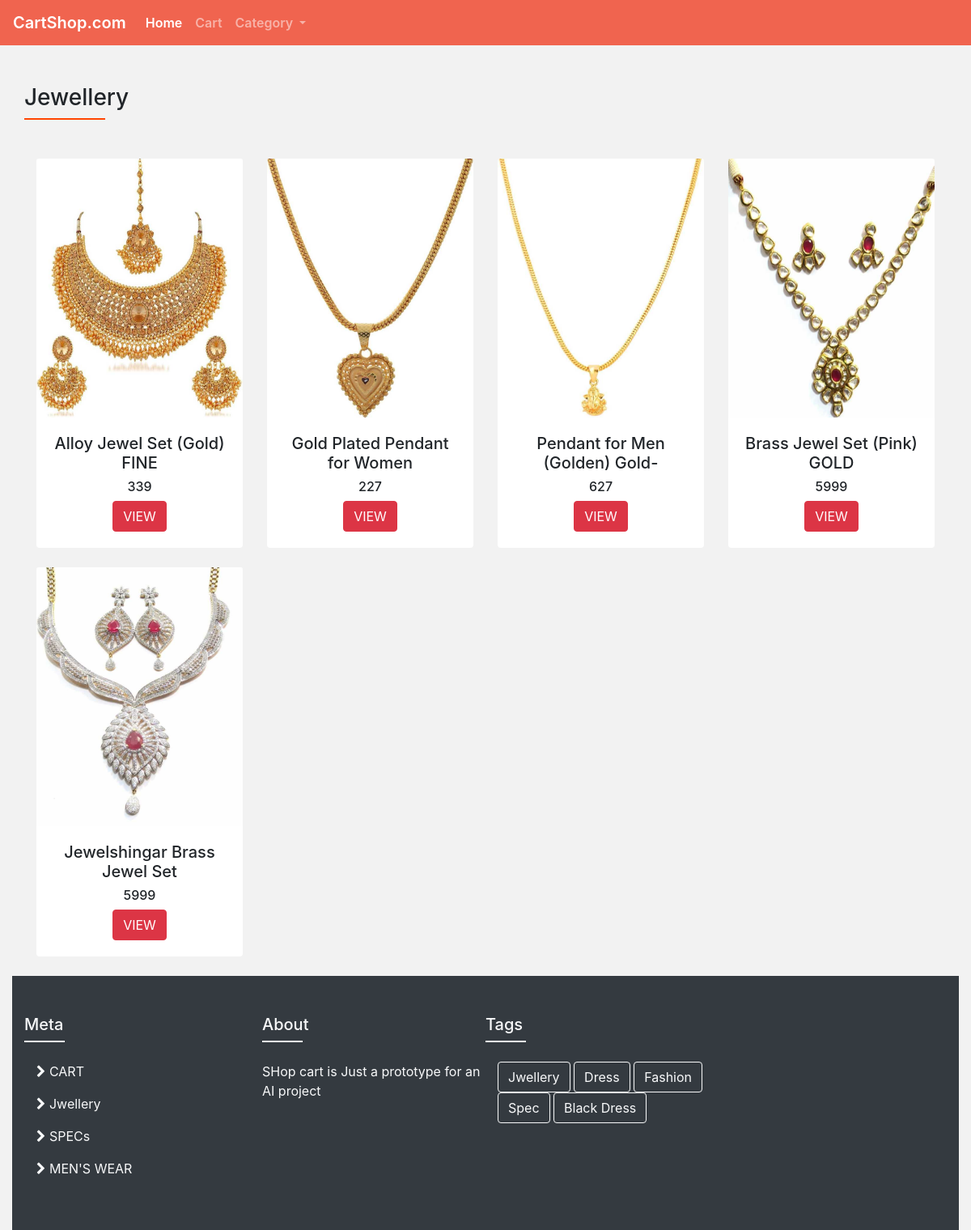
The page /shop/category/1 on the database its author committed.
### shop/models.py (models this page shows, shortened)
class Product(models.Model):
    prd_id = models.AutoField
    prd_name = models.CharField(max_length=30)
    dics = models.CharField(max_length=500, default="")
    category = models.ForeignKey(Category, null=True, blank=True, on_delete=models.SET_NULL)
    img = models.ImageField(upload_to='shop/image',default = "")
    price= models.IntegerField(default=0)

class Category(models.Model):
    id = models.AutoField(primary_key =True)
    category = models.CharField(max_length=40)

### shop/views.py (the view)
# urls.py: path('category/<int:cats>', views.category, name= 'category')
def category(request, cats):
    prod = Product.objects.filter(category = cats)
    cat = Category.objects.all()
    params = {'prods': prod,'cat_id':cats, 'cats':cat}
    return render(request, 'shop/category.html', params)

### shop/templates/shop/category.html (shortened to what this page needs)
{% extends 'shop/basetemplate.html' %}
{% block body %}
<div class="container-fluid bg-light-gray">
    <div class="container pt-5">
        <div class="row">
          <h3>{{prods.0.category.category}}</h3>
        </div>
            <div class="row">
            <div class="underline"></div>
        </div>
    </div>
    <div class="container mt-5 ">
        <div class="row">
            {% for i in prods  %}
            <div class=" col-md-3 mb-4">
                <div class="card" >
                    <img src="{{i.img.url}}" style="height:320px;" alt="card-1" class="card-img-top">
                    <div class="card-body">
                        <h5>{{i.prd_name}}</h5>
                        <h6>{{i.price}}</h6>
                    <a href="/shop/product/{{i.id}}">	<button class="btn btn-danger"></i> VIEW</button></a>
                    </div>
                </div>
            </div>
            {% endfor %}
        </div>
    </div>
{% endblock %}

### shop/static/shop/css/custom.css (style rules this page uses)
.underline { width: 100px; height: 2px; background-color: orangered; }
.card { border: none; }
.bg-light-gray { background-color: rgba(111,111,111,0.09) }
.card-body { text-align: center; }

### rows shown on the page
Product: category.category "Jewellery", img (picture), prd_name "Alloy Jewel Set (Gold) FINE", price "339"
Product: img (picture), prd_name "Gold Plated Pendant for Women", price "227"
Product: img (picture), prd_name "Pendant for Men (Golden) Gold-", price "627"
Product: img (picture), prd_name "Brass Jewel Set (Pink) GOLD", price "5999"
Product: img (picture), prd_name "Jewelshingar Brass Jewel Set", price "5999"
